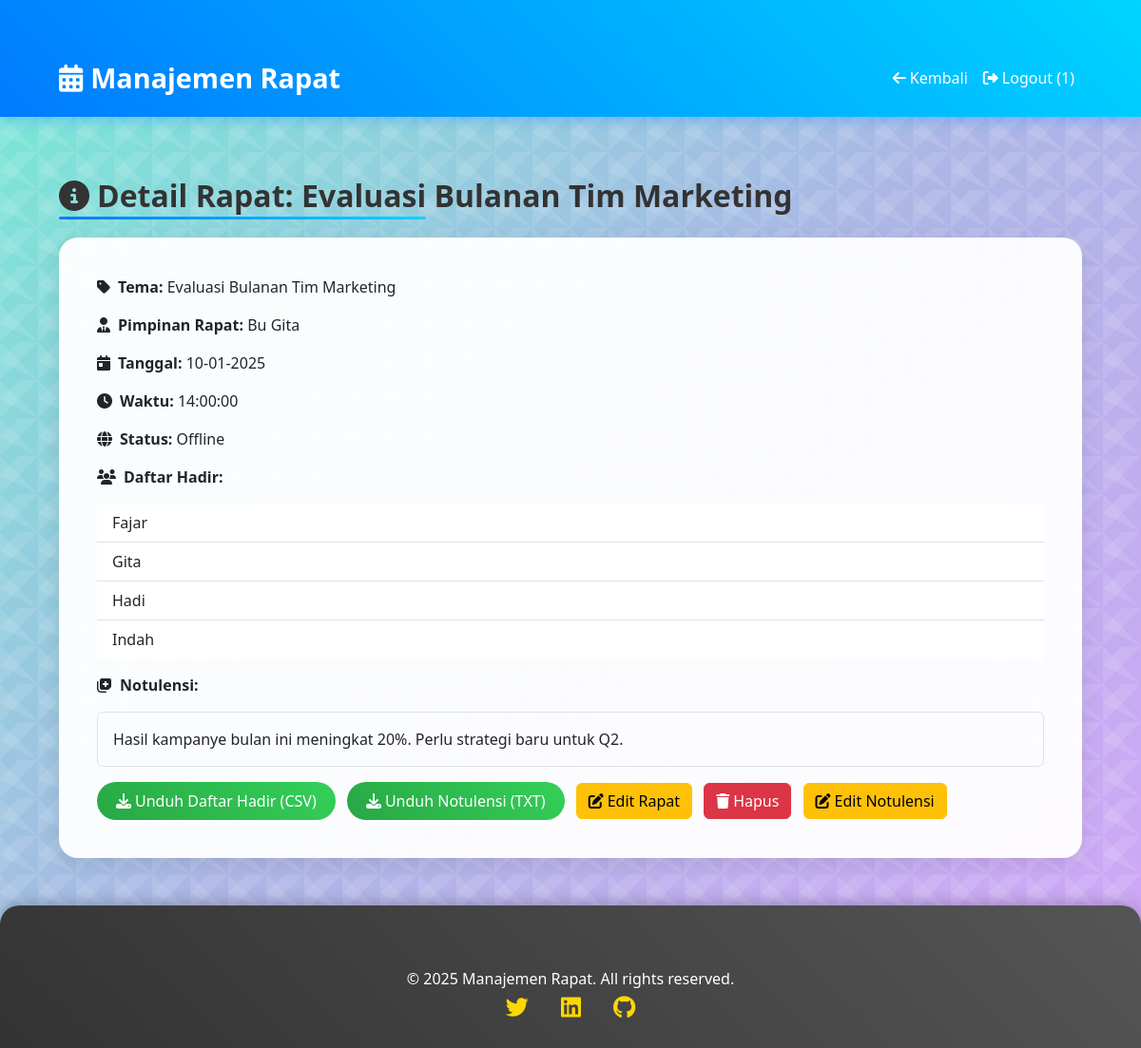
The app's page /view_meeting.php?id=2 (signed in) with its own data.
### tables this page shows
CREATE TABLE `meetings` (
  `id` int NOT NULL,
  `theme` varchar(255) NOT NULL,
  `meeting_date` date NOT NULL,
  `meeting_time` time NOT NULL,
  `status` enum('Online','Offline') NOT NULL,
  `attendees` text NOT NULL,
  `notes` text NOT NULL,
  `meeting_link` varchar(255) DEFAULT NULL,
  `file_path` varchar(255) DEFAULT NULL,
  `leader` varchar(100) NOT NULL,
  `department` enum('IT','Marketing','HR','Keuangan','Produksi','Sales') NOT NULL,
  `created_at` timestamp NULL DEFAULT CURRENT_TIMESTAMP
);

### view_meeting.php (the view, shortened to what this page needs)
<?php
require 'config.php';
$role = mysqli_fetch_assoc(mysqli_query($conn, "SELECT role FROM users WHERE id = " . $_SESSION['user_id']))['role'];
$id = intval($_GET['id']);
$query = "SELECT * FROM meetings WHERE id = $id";
$result = mysqli_query($conn, $query);
$meeting = mysqli_fetch_assoc($result);
?>
<!DOCTYPE html>
<html lang="id">
<head>
    <link href="https://cdn.jsdelivr.net/npm/bootstrap@5.3.0/dist/css/bootstrap.min.css" rel="stylesheet">
    <link rel="stylesheet" href="https://cdnjs.cloudflare.com/ajax/libs/font-awesome/6.4.0/css/all.min.css">
    <link rel="stylesheet" href="styles.css">
</head>
<body>
    <nav class="navbar navbar-expand-lg navbar-dark">
        <div class="container">
            <a class="navbar-brand" href="index.php"><i class="fas fa-calendar-alt me-2"></i>Manajemen Rapat</a>
            <div class="collapse navbar-collapse" id="navbarNav">
                <div class="navbar-nav ms-auto">
                    <a class="nav-link" href="index.php"><i class="fas fa-arrow-left me-1"></i>Kembali</a>
                    <a class="nav-link" href="logout.php"><i class="fas fa-sign-out-alt me-1"></i>Logout (<?php echo htmlspecialchars($_SESSION['user_id']); ?>)</a>
                </div>
            </div>
        </div>
    </nav>
    <div class="container">
        <h2 class="my-4"><i class="fas fa-info-circle me-2"></i>Detail Rapat: <?php echo htmlspecialchars($meeting['theme']); ?></h2>
        <div class="card p-4">
            <div class="card-body">
                <p><strong><i class="fas fa-tag me-2"></i>Tema:</strong> <?php echo htmlspecialchars($meeting['theme']); ?></p>
                <p><strong><i class="fas fa-user-tie me-2"></i>Pimpinan Rapat:</strong> <?php echo htmlspecialchars($meeting['leader']); ?></p>
                <p><strong><i class="fas fa-calendar-day me-2"></i>Tanggal:</strong> <?php echo date('d-m-Y', strtotime($meeting['meeting_date'])); ?></p>
                <p><strong><i class="fas fa-clock me-2"></i>Waktu:</strong> <?php echo htmlspecialchars($meeting['meeting_time']); ?></p>
                <p><strong><i class="fas fa-globe me-2"></i>Status:</strong> <?php echo htmlspecialchars($meeting['status']); ?></p>
                <p><strong><i class="fas fa-users me-2"></i>Daftar Hadir:</strong></p>
                <ul class="list-group list-group-flush mb-3">
                    <?php
                    $attendees = explode(',', $meeting['attendees']);
                    foreach ($attendees as $attendee) {
                        echo "<li class='list-group-item'>" . htmlspecialchars(trim($attendee)) . "</li>";
                    }
                    ?>
                </ul>
                <p><strong><i class="fas fa-notes-medical me-2"></i>Notulensi:</strong></p>
                <p class="border p-3 rounded"><?php echo nl2br(htmlspecialchars($meeting['notes'])); ?></p>
                <div class="mt-3">
                    <a href="view_meeting.php?id=<?php echo $id; ?>&download=1" class="btn btn-success me-2"><i class="fas fa-download me-1"></i>Unduh Daftar Hadir (CSV)</a>
                    <a href="view_meeting.php?id=<?php echo $id; ?>&download_notes=1" class="btn btn-success me-2"><i class="fas fa-download me-1"></i>Unduh Notulensi (TXT)</a>
                    <?php if ($role == 'Admin'): ?>
                        <button type="button" class="btn btn-warning me-2" data-bs-toggle="modal" data-bs-target="#editModal"><i class="fas fa-edit me-1"></i>Edit Rapat</button>
                        <a href="view_meeting.php?id=<?php echo $id; ?>&delete=1" class="btn btn-danger me-2" onclick="return confirm('Yakin ingin menghapus rapat ini?')"><i class="fas fa-trash me-1"></i>Hapus</a>
                    <?php endif; ?>
                    <button type="button" class="btn btn-warning me-2" data-bs-toggle="modal" data-bs-target="#editNotesModal"><i class="fas fa-edit me-1"></i>Edit Notulensi</button>
                </div>
            </div>
        </div>
    </div>
    <footer class="footer">
        <div class="container">
            <p>© 2025 Manajemen Rapat. All rights reserved.</p>
            <div>
                <a href="#"><i class="fab fa-twitter"></i></a>
                <a href="#"><i class="fab fa-linkedin"></i></a>
                <a href="#"><i class="fab fa-github"></i></a>
            </div>
        </div>
    </footer>
</body>
</html>

### styles.css (style rules this page uses)
body { background: linear-gradient(135deg, #74ebd5, #acb6e5, #d4a5f9); font-family: "Segoe UI", Tahoma, Geneva, Verdana, sans-serif; color: #333; min-height: 100vh; position: relative; overflow-x: hidden; }
body::before { content: ""; position: absolute; top: 0; left: 0; width: 100%; height: 100%; z-index: -1; }
.navbar { background: linear-gradient(45deg, #007bff, #00d4ff); box-shadow: 0 4px 15px rgba(0, 123, 255, 0.3); padding: 15px 0; transition: all 0.3s ease; }
.navbar-brand { font-weight: bold; font-size: 1.8rem; color: #fff !important; }
.navbar-nav .nav-link { color: white !important; font-weight: 500; transition: all 0.3s ease; padding: 10px 15px; }
.container { max-width: 1100px; margin-top: 40px; animation: fadeIn 1s ease-in; }
h2 { font-weight: 600; color: #333; position: relative; display: inline-block; }
h2::after { content: ""; position: absolute; bottom: -5px; left: 0; width: 50%; height: 3px; background: linear-gradient(45deg, #007bff, #00d4ff); border-radius: 3px; }
.card { border: none; border-radius: 20px; box-shadow: 0 6px 20px rgba(0, 0, 0, 0.1); transition: all 0.3s ease; background: rgba(255, 255, 255, 0.95); backdrop-filter: blur(5px); }
.btn-success { background: linear-gradient(45deg, #28a745, #34d058); border: none; border-radius: 20px; padding: 8px 20px; color: white; transition: all 0.3s ease; }
.footer { background: linear-gradient(45deg, #333, #555); color: white; padding: 25px 0; margin-top: 50px; text-align: center; border-top-left-radius: 20px; border-top-right-radius: 20px; box-shadow: 0 -4px 15px rgba(0, 0, 0, 0.2); }
.footer p { margin: 0; font-size: 1rem; }
.footer a { color: #ffd700; text-decoration: none; margin: 0 15px; font-size: 1.5rem; transition: all 0.3s ease; }

### records on screen
meetings: theme "Evaluasi Bulanan Tim Marketing", leader "Bu Gita", meeting_date "10-01-2025", meeting_time "14:00:00", status "Offline", attendees "Fajar", attendees "Gita", attendees "Hadi", attendees "Indah", notes "Hasil kampanye bulan ini meningkat 20%. Perlu strategi baru untuk Q2."

### other values on screen
$_SESSION['user_id'] "1"
